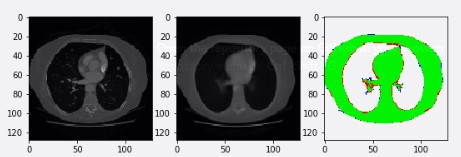
#> input picture Images/double_view.jpg, 461 x 157 px
$ python -i viewdicom.py   (imports and definitions only)
#> lines starting #> are read from the running program, lines starting #| are printed output that depends on the picture
#> further down, picture is the input picture: shape (157, 461, 3); mean B, G, R 130.5, 145.3, 129.1
import numpy as np
import matplotlib.pyplot as plt
import pandas as pd
import os
import pydicom as dicom
import scipy.ndimage
from mpl_toolkits.mplot3d.art3d import Poly3DCollection
import matplotlib.animation as animation

from skimage import measure, morphology


# Load the scans in given folder path
# [86 lines left out: functions load_scan, get_pixels_hu, resample, plot_3d, not called in this run]

def largest_label_volume(im, bg=-1):
    vals, counts = np.unique(im, return_counts=True)

    counts = counts[vals != bg]
    vals = vals[vals != bg]

    if len(counts) > 0:
        return vals[np.argmax(counts)]
    else:
        return None

def segment_lung_mask(image, fill_lung_structures=True):

    # not actually binary, but 1 and 2.
    # 0 is treated as background, which we do not want
#> called with fill_lung_structures = False
    binary_image = np.array(image > -320, dtype=np.int8)+1
#> binary_image: shape (157, 461, 3) int8; every value is 2
    labels = measure.label(binary_image)
#> labels: shape (157, 461, 3) int64; every value is 1

    # Pick the pixel in the very corner to determine which label is air.
    #   Improvement: Pick multiple background labels from around the patient
    #   More resistant to "trays" on which the patient lays cutting the air
    #   around the person in half
    background_label = labels[0,0,0]
#> background_label = 1

    #Fill the air around the person
    binary_image[background_label == labels] = 2


    # Method of filling the lung structures (that is superior to something like
    # morphological closing)
    if fill_lung_structures:
        # For every slice we determine the largest solid structure
        for i, axial_slice in enumerate(binary_image):
            axial_slice = axial_slice - 1
            labeling = measure.label(axial_slice)
            l_max = largest_label_volume(labeling, bg=0)

            if l_max is not None: #This slice contains some lung
                binary_image[i][labeling != l_max] = 1


    binary_image -= 1 #Make the image actual binary
#> binary_image: shape (157, 461, 3) int8; every value is 1
    binary_image = 1-binary_image # Invert it, lungs are now 1
#> binary_image: shape (157, 461, 3) int8; every value is 0

    # Remove other air pockets insided body
    labels = measure.label(binary_image, background=0)
#> labels: shape (157, 461, 3) int64; every value is 0
    l_max = largest_label_volume(labels, bg=0)
#> in largest_label_volume, `vals, counts = np.unique(im, return_counts=True)`: vals = [0]; counts = [217131]
#> in largest_label_volume, `counts = counts[vals != bg]`: counts = empty array
    if l_max is not None: # There are air pockets
        binary_image[labels != l_max] = 0

    return binary_image


# [43 lines left out: functions returnNumSlices, viewVolume, not called in this run]


def view3DSegmentation(image):

    segmented_lungs = segment_lung_mask(image, False)
    segmented_lungs_fill = segment_lung_mask(image, True)

    arr = segmented_lungs - segmented_lungs_fill

    ims = []

    for im in arr:

        gg = plt.imshow(im, cmap = 'gray')
        ims.append([gg])
#> after the loop, ims = 157 items

    fig = plt.figure()

    ani = animation.ArtistAnimation(fig, ims, interval = 50, blit = True, repeat_delay = 500)

    plt.show()
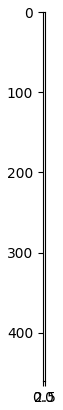
#> figure drawn by matplotlib, 1 panel

'''
array = np.load(r'Data\Out_New\0002.npy')
segmented_lungs = segment_lung_mask(array, False)
segmented_lungs_fill = segment_lung_mask(array, True)

arr = segmented_lungs - segmented_lungs_fill

plot_3d(arr, 0)

'''

>>> import cv2
>>> picture = cv2.imread('Images/double_view.jpg')
>>> result = view3DSegmentation(picture)
